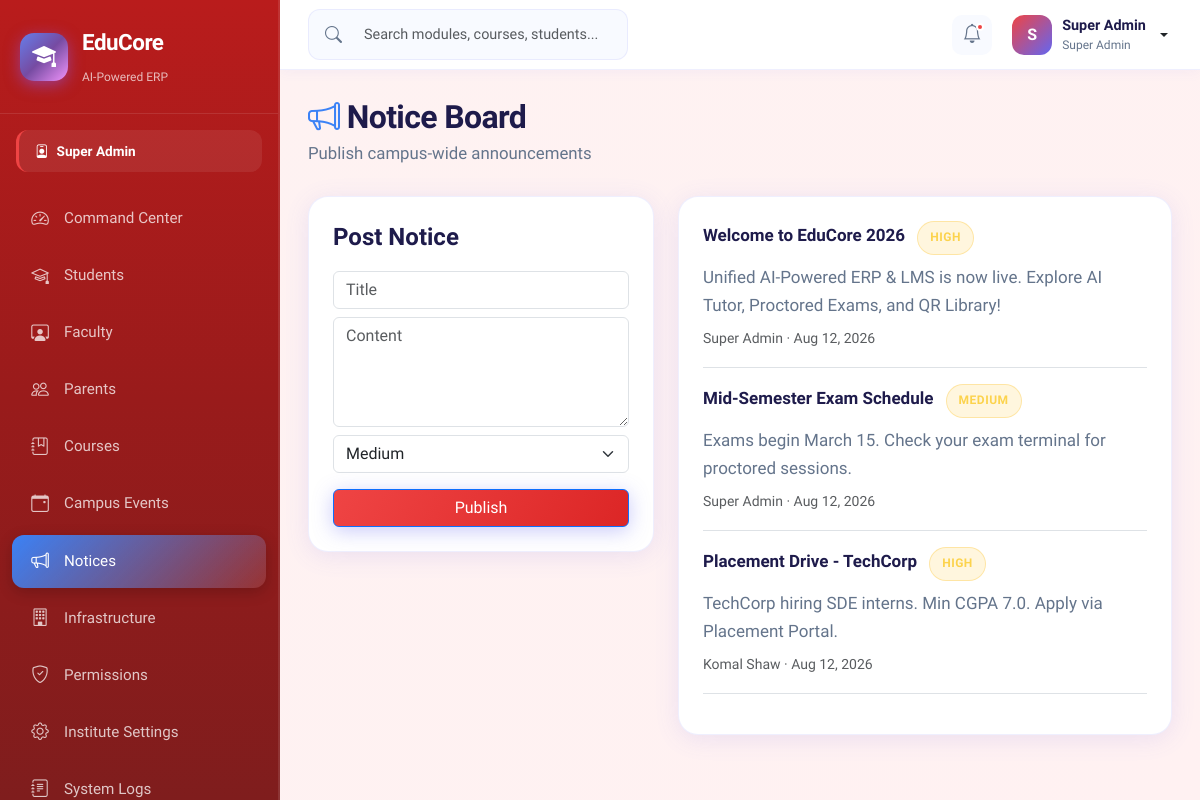
Page /admin/notices.php (signed in) on the earlier database version.
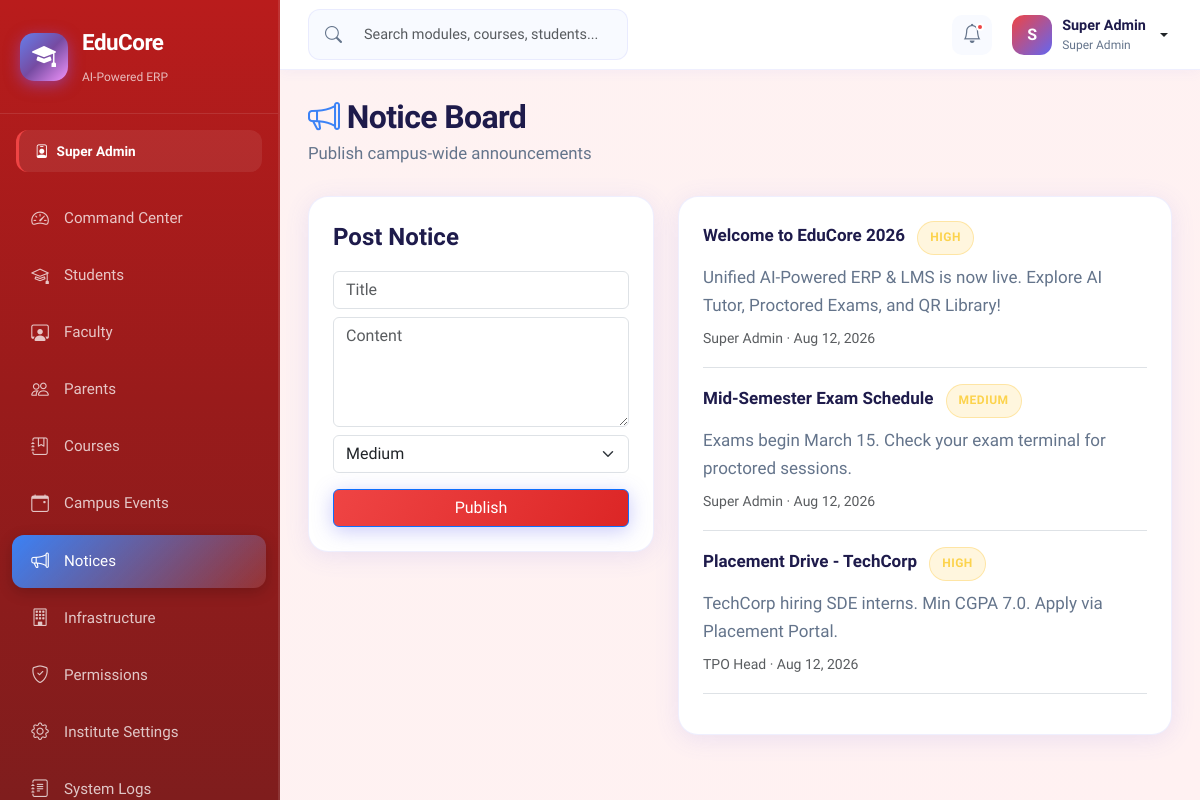
Same page on the later database version.
### tables this page shows
CREATE TABLE IF NOT EXISTS notices (
    id INT AUTO_INCREMENT PRIMARY KEY,
    title VARCHAR(200) NOT NULL,
    content TEXT NOT NULL,
    posted_by INT,
    priority ENUM('low','medium','high') DEFAULT 'medium',
    is_public TINYINT(1) NOT NULL DEFAULT 1,
    created_at TIMESTAMP DEFAULT CURRENT_TIMESTAMP,
    FOREIGN KEY (posted_by) REFERENCES users(id) ON DELETE SET NULL
);

CREATE TABLE IF NOT EXISTS users (
    id INT AUTO_INCREMENT PRIMARY KEY,
    full_name VARCHAR(120) NOT NULL,
    email VARCHAR(120) NOT NULL UNIQUE,
    password_hash VARCHAR(255) NOT NULL,
    phone VARCHAR(20),
    address TEXT,
    role ENUM('super_admin','faculty','student','parent','finance','librarian','tpo') NOT NULL DEFAULT 'student',
    parent_id INT DEFAULT NULL,
    photo VARCHAR(255) DEFAULT 'default.png',
    status ENUM('active','inactive','suspended') DEFAULT 'active',
    two_factor_secret VARCHAR(64) DEFAULT NULL,
    two_factor_enabled TINYINT(1) NOT NULL DEFAULT 0,
    reset_token_hash VARCHAR(255) DEFAULT NULL,
    reset_token_expires DATETIME DEFAULT NULL,
    created_at TIMESTAMP DEFAULT CURRENT_TIMESTAMP,
    FOREIGN KEY (parent_id) REFERENCES users(id) ON DELETE SET NULL
);

### admin/notices.php (the view, shortened to what this page needs)
<?php
$pdo = getDbConnection();
$notices = $pdo->query('SELECT n.*, u.full_name AS author FROM notices n LEFT JOIN users u ON n.posted_by = u.id ORDER BY n.created_at DESC LIMIT 20')->fetchAll();
include __DIR__ . '/../includes/header.php';
?>
<div class="page-header fade-in"><h1><i class="bi bi-megaphone" style="color:#3b82f6"></i> Notice Board</h1><p>Publish campus-wide announcements</p></div>
<div class="row">
<div class="col-lg-5"><div class="content-card fade-in">
<h3 class="mb-3">Post Notice</h3>
<form method="POST">
<input class="form-control mb-2" name="title" placeholder="Title" required>
<textarea class="form-control mb-2" name="content" rows="4" placeholder="Content" required></textarea>
<select class="form-select mb-3" name="priority"><option value="low">Low</option><option value="medium" selected>Medium</option><option value="high">High</option></select>
<button class="btn btn-primary w-100">Publish</button>
</form></div></div>
<div class="col-lg-7"><div class="content-card fade-in">
<?php foreach ($notices as $n): ?>
<div class="mb-3 pb-3 border-bottom">
<strong><?= htmlspecialchars($n['title']) ?></strong>
<span class="status-badge status-pending ms-2"><?= htmlspecialchars($n['priority']) ?></span>
<p class="mt-2 mb-1"><?= nl2br(htmlspecialchars($n['content'])) ?></p>
<small class="text-muted"><?= htmlspecialchars($n['author'] ?? 'Admin') ?> · <?= date('M j, Y', strtotime($n['created_at'])) ?></small>
</div>
<?php endforeach; ?>
</div></div></div>
<?php include __DIR__ . '/../includes/footer.php';

Differences in the rows shown:
changed notices "Placement Drive - TechCorp": posted_by.full_name "Komal Shaw" → "TPO Head"
